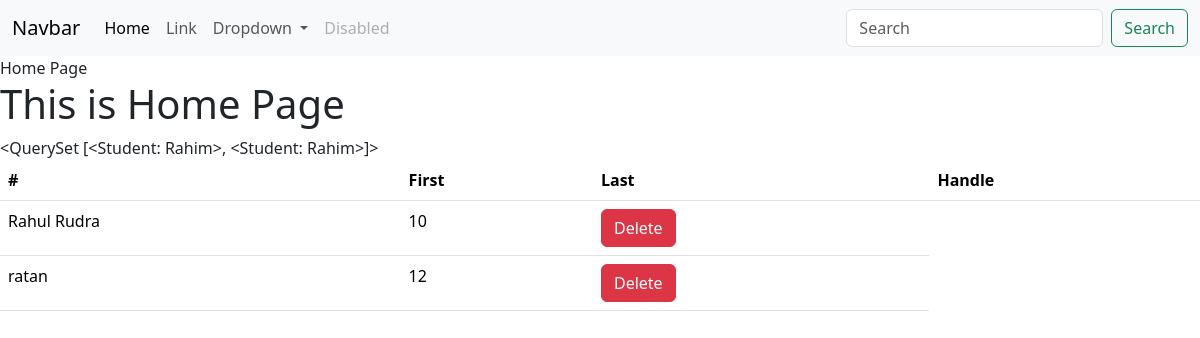
/firstpage/hometemplate/, run on an earlier commit of the app's database.
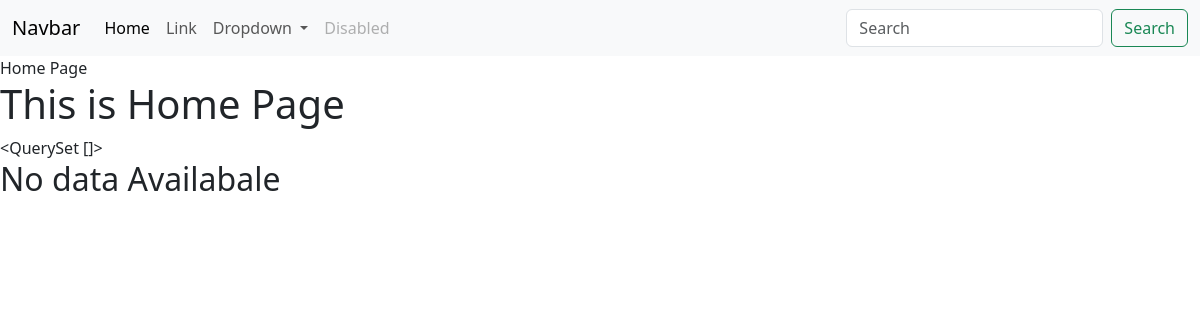
And on a later commit of the database.
### firstapp/models.py (models this page shows)
class Student(models.Model):
    name = models.CharField(max_length=20)
    roll = models.IntegerField(primary_key=True)
    address = models.TextField()
    father = models.TextField(default="Rahim")
    def __str__(self):
        return self.father

### firstapp/views.py (the view)
# urls.py: path("hometemplate/", views.homepagetemplate),
def homepagetemplate(request):
    student = models.Student.objects.all()
    print(student)
    return render(request, "home.html", {"data": student})

### firstapp/templates/home.html
{% extends "base.html" %} {% block content %} Home Page
<h1>This is Home Page</h1>
{{data}} {% if data %}
<table class="table">
  <thead>
    <tr>
      <th scope="col">#</th>
      <th scope="col">First</th>
      <th scope="col">Last</th>
      <th scope="col">Handle</th>
    </tr>
  </thead>
  <tbody>
    {% for single in data %}
    <tr>
      <td>{{single.name}}</td>
      <td>{{single.roll}}</td>
      <td>
        <a class="btn btn-danger" href="{% url 'delete_student' single.roll %}"
          >Delete</a
        >
      </td>
    </tr>
    {% endfor %}
  </tbody>
</table>
{% else %}
<h2>No data Availabale</h2>
{% endif %} {{form}} {% endblock content %}

### templates/base.html (shortened to what this page needs)
<!DOCTYPE html>
<html lang="en">
  <head>
    <link
      href="https://cdn.jsdelivr.net/npm/bootstrap@5.3.1/dist/css/bootstrap.min.css"
      rel="stylesheet"
    />
  </head>
  <body>
    <nav class="navbar navbar-expand-lg bg-body-tertiary">
      <div class="container-fluid">
        <a class="navbar-brand" href="#">Navbar</a>
        <div class="collapse navbar-collapse" id="navbarSupportedContent">
          <ul class="navbar-nav me-auto mb-2 mb-lg-0">
            <li class="nav-item">
              <a class="nav-link active" aria-current="page">Home</a>
            </li>
            <li class="nav-item">
              <a class="nav-link" href="#">Link</a>
            </li>
            <li class="nav-item dropdown">
              <a
                class="nav-link dropdown-toggle"
                href="#"
                role="button"
                data-bs-toggle="dropdown"
                aria-expanded="false"
              >
                Dropdown
              </a>
            </li>
            <li class="nav-item">
              <a class="nav-link disabled" aria-disabled="true">Disabled</a>
            </li>
          </ul>
          <form class="d-flex" role="search">
            <input
              class="form-control me-2"
              type="search"
              placeholder="Search"
              aria-label="Search"
            />
            <button class="btn btn-outline-success" type="submit">
              Search
            </button>
          </form>
        </div>
      </div>
    </nav>
    {% block content %} {% endblock content %}
  </body>
</html>

What changed in the data, as far as the page shows it:
removed Student: father.father "<QuerySet [<Student: Rahim>, <Student: Rahim>]>", name "Rahul Rudra", roll "10"
removed Student: name "ratan", roll "12"
Also different on the page:
{{ data }}: (not shown) → "<QuerySet []>"
text no longer shown: "# First Last Handle"
text now shown: "No data Availabale"
